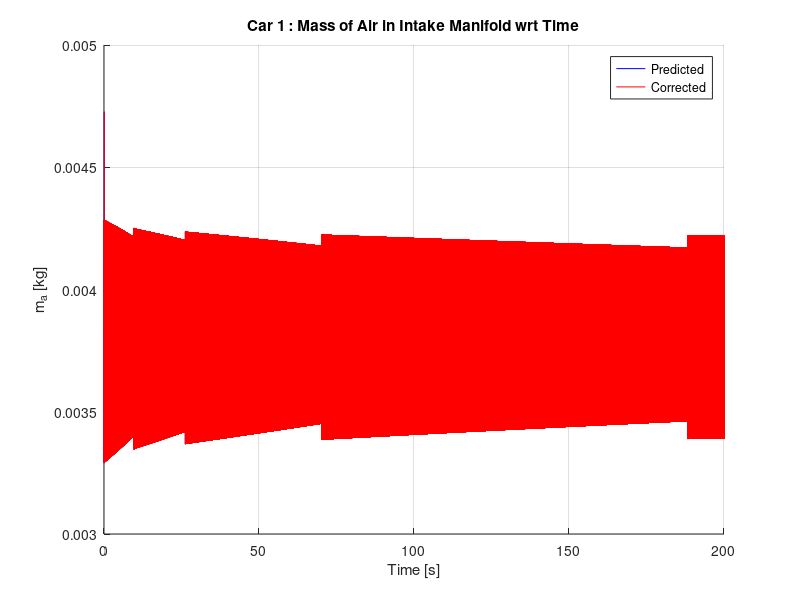
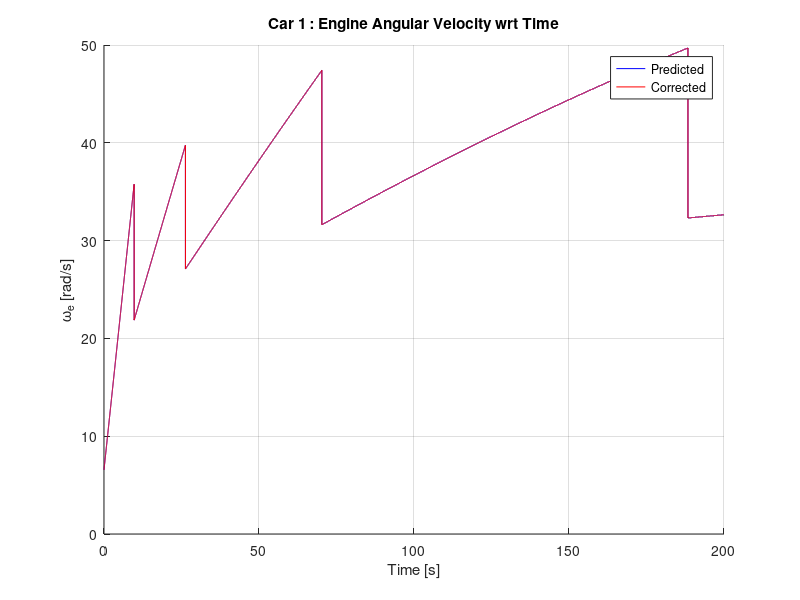

Recreate these plots in MATLAB, in order.
% Ashil Farahmand
% Recursive Iterated EKF using Modified UCB Engine Model

% Goals
% - calculate time to cross
% - down-weight following cars
% - ensure car is centered in new lane after turn
% ------------------------------------------------------------------------
% Issues with current implementation
% - Assume instantaneous pressure on controls
% - Only works with one type of car(internal characteristics of cars are identical) this constraint can easily be relaxed

tic; clc; clear; format long;

output_period = 1*10^3;            % Interval to sample integrated functions
KF_iterations = 5*10^4;                % Number of iterations for KF
integration_iterations = 1;              % Number of integrations per each KF_iteration
T = 4*10^-3;  num_of_cars = 1;

auto_transmission = logical(1);                      % 0 = (diagnostic)Manual, 1= Automatic
noise = logical(0);                                             % 0 = (diagnostic)None, 1 = White, 2 = Colored
rough = logical(0);                                            % 0 = random noise, x = noise multiplied by value of rough alternates :/- each iteration
run_optimization = logical([0; 0]);                 % 0 = (diagnostic) Do not change inputs, 1 = change inputs according to cost function
max_corrections = 1*10^4;                             % Prevents infinite loop in correction
e_correction = 10^-6;                                       % Allowable Correction Error

mode_output = [0, 0, 0, 0, 0,    0, 0, 0, 1, 1,    0, 0];
%mode_output = ones(11);

% Output Modes
% -----------------------------------------------------
% Index   |   Property
% 1              throttle angle
% 2                brake angle
% 3           steering direction
% 4            position (x2 vs. x1)
% 5            position (x vs. t)
% 6                  v_mph
% 7                  v_m/s
% 8          distance b/w cars
% 9                     ma
% 10                   we
% 11                   Tb
% 12                  gear

w = zeros(5*num_of_cars, 1); e = zeros(5*num_of_cars, 1); z = zeros(5*num_of_cars, 1); Fx = zeros(5*num_of_cars, 5*num_of_cars);

nominal_controls = zeros(3*num_of_cars);                                     % Control Vector during one KF iteration
predictions = zeros(5*num_of_cars, integration_iterations + 1);   % Holds the predictions during integration
corrections = zeros(5*num_of_cars, 2);                                             % Holds the corrected states when iterating the correction step (holds previous and next corrections)

predicted_states = zeros(5*num_of_cars, KF_iterations); corrected_states = zeros(5*num_of_cars, KF_iterations); gear_ratios = zeros(num_of_cars, KF_iterations);
predicted_opt_states = zeros(4*num_of_cars, KF_iterations);

% Topology Parameters
speed_limits = [22; 50; 10];            % Speed limits (left turn, straight, right turn)
lane_width = 3.5; line_separation = .1;

% Used by cost function
iteration_to_start_optimization = 10;                                % KF_iteration to start optimization
safe_distance = [2; 2];                                                            % Safe distance to maintain around each respective vehicle
safety_margin = 0;                                                                 % Additional distance to maintain between vehicles
direction = [0; 0];                                                                   % 1 - Left turn, 2 - Straight, 3 - Right turn
order = zeros(num_of_cars, 1);                                           % Order of cars going through the intersection
steady_speed_t_angles = [6.91049; 11.77215; 3.52779];    % Throttle angles to maintain a steady speed at the speed limit
acc_profile = [0.4620; 0.2734; 0.1770; 0.09442; .08650];     % Acceleration values for different velocity ranges
braking_distances = [0; 0];                                                    % Distance from intersection to begin braking in preparation for turn
target_speed = speed_limits(2);                                           % Used in optimization to signal a necessary acceleration or brake
brake_decel_rates = [-2.037; -4];                                           % Steady state deceleration at corresponding brake angle
brake_decel_angles = [19; 38];                                              % Brake angles to achieve corresponding brake decel rates
steering_angle_increment = [ (90*T*4*speed_limits(1)*1609.344)/(3*pi*lane_width*3600); (90*T*4*speed_limits(3)*1609.344)/(pi*lane_width*3600) ];

% Assign Initial Conditions
K = I(5*num_of_cars); G = I(5*num_of_cars); Q = I(5*num_of_cars);
q = [.01; .01; 10^-10; .01; 100]; % Covariances of process and observation noise
for i = 1:num_of_cars    Q(5*i - 4, 5*i - 4) =  q(1);    Q(5*i - 3, 5*i - 3) = q(2);    Q(5*i - 2, 5*i - 2) = q(3);    Q(5*i - 1, 5*i - 1) = q(4);    Q(5*i - 0, 5*i - 0) = q(5); end
sigma = Q; Rk = Q;

delta_t = T/integration_iterations;                           % One KF_interval time is integration_iterations*delta_t = T
k = zeros(4, 5*num_of_cars);                                    % RK4 variables; one col/SV
RK_states = zeros(5*num_of_cars, 1);                     % state vector
u = zeros(3*num_of_cars, KF_iterations);               % control vector
Jtg_current = zeros(num_of_cars, 1);
MAX = 0.684; R = 8.3145; Tm = 333; Mair = .02897; Vm = .00447; Patm = 101325; c_PR = (R*Tm)/(Patm*Mair*Vm);
Ve = .0049; c_1 = Ve/(4*pi*Vm);
normal_shift_speeds = [0; 7; 15; 25; 45];      % Speed to shift
fast_shift_speeds = [11; 20; 35; 55];              % Speeds to shift under max acceleration
Rg = [0.4167; 0.6817; 1; 1.4993; 2.3058];
c_2 = 1018686; Ca = 0.53384; h = 0.33; Fr = 167.27; Je = 0.2630; Jtg = [0.08202; 0.07592; 0.11388; 0.13150]; Jw = 5.13; M = 2148; Kb = 300; Tau_bv = 0.1;

% Pre-Processing

% Assign braking distances
x = ( (speed_limits(2) - speed_limits(1:2:3))*(1609.344/3600))/(-brake_decel_rates(2));
braking_distances = -.5*brake_decel_rates(2)*x.^2 + speed_limits(1:2:3)*(1609.344/3600).*x + lane_width;

% Car 1
car = 1;
direction(car) = 1;
gear_ratios(car, 1) = Rg(1);
predictions(5*car - 4, 1) = -1000;
predictions(5*car - 3, 1) = -lane_width/2;
predictions(5*car - 2, 1) = 0.00472741455026;
predictions(5*car - 1, 1) = 6.56588430051625;
u(3*car - 2, 1:KF_iterations) = 85;
%u(3*car - 2, 1:iteration_to_start_optimization) = 11.77215;
u(3*car - 0, 1:KF_iterations) = 0;

% Car 2
car = 2;
if(num_of_cars > 1)
direction(car) = 1;
gear_ratios(car, 1) = Rg(5);
predictions(5*car - 4, 1) = -lane_width/2;
predictions(5*car - 3, 1) = 200;
predictions(5*car - 2, 1) = .0034558;
predictions(5*car - 1, 1) = 45 * (1609.344/3600) * (1/(h*gear_ratios(car, 1)) );
u(3*car - 2, 1:iteration_to_start_optimization) = 11.77215;
u(3*car - 0, 1:KF_iterations) = 270;
end

predicted_states(:, 1) = predictions(:, 1); corrected_states(:, 1) = predictions(:, 1);

% Begin to iterate (index 1 holds the ICs)
for KF_interval = 1:KF_iterations    
    
    % Run Optimization
    if((sum(run_optimization) > 0) & (KF_interval > iteration_to_start_optimization))       % At least one car needs to be optimized then true
        ETA = zeros(num_of_cars, 1);
        
        % Find ETA of each car based on current states (Cost Function)
        for i = 1:num_of_cars
            d = max( abs(corrected_states(5*i - 4, KF_interval)), abs(corrected_states(5*i - 3, KF_interval)) ) - lane_width - safe_distance(i);
            
            % Too close for changing plans (ETA < 0 then no change of control vars)
            if(d < braking_distances(ceil(direction(i)*.6)))                ETA(i) = -i;                run_optimization(i) = 0;
            elseif(direction(i) == 1)
                k(1) = ( max( abs(corrected_states(5*i - 4, KF_interval)), abs(corrected_states(5*i - 3, KF_interval)) ) - safe_distance(i) - braking_distances(1))/(corrected_states(5*i - 1, KF_interval)*h*gear_ratios(i, KF_interval));
                k(2) = (braking_distances(1) - lane_width)/((speed_limits(2)/2 - speed_limits(1)/2)*1609.344/3600);
                k(3) = (3*lane_width*pi/4)/(speed_limits(1)*1609.344/3600);
                ETA(i) = k(1) + k(2) + k(3);
            elseif(direction(i) == 3)
                k(1) = ( max( abs(corrected_states(5*i - 4, KF_interval)), abs(corrected_states(5*i - 3, KF_interval)) ) - safe_distance(i) - braking_distances(2))/(corrected_states(5*i - 1, KF_interval)*h*gear_ratios(i, KF_interval));
                k(2) = (braking_distances(2) - lane_width)/((speed_limits(2)/2 - speed_limits(3)/2)*1609.344/3600);
                k(3) = (lane_width*pi/4)/(speed_limits(3)*1609.344/3600);
                ETA(i) = k(1) + k(2) + k(3);
            else
                d = max( abs(corrected_states(5*i - 4, KF_interval)), abs(corrected_states(5*i - 3, KF_interval)) ) - lane_width - safe_distance(i) + 2*lane_width;
                ETA(i) = d/(corrected_states(5*i - 1, KF_interval)*gear_ratios(i, KF_interval)*h);               % Holds ETA of each car
            end
        end
        
        % Sort the ETAs in ascending optimization order (duplicateETAs yield error)
        order = sort(ETA);
        for i = 1:num_of_cars            order(i) = find(order(i) == ETA);        end
                
        % Perform Optimization (assume only 1 car first)
        x = [0; 0];        v = 0;        a = 0;        k = zeros(1, 2);
        
        for i = 1:num_of_cars
            delay = 0;                                  % Time delay to avoid collision
            collision_points = 0;               % Indices where a collision will occur with current trajectory plan
            while(run_optimization(order(i)) == 1)
                x = [corrected_states(5*order(i) - 4, KF_interval); corrected_states(5*order(i) - 3, KF_interval)];
                v = corrected_states(5*order(i) - 1, KF_interval)*h*gear_ratios(order(i), KF_interval);
                v_mph = v*3600/1609.344;                target_speed = speed_limits(2)*1609.344/3600;                a = -brake_decel_rates(1)/100;                k(2) = 1;
                source = find(max(abs(x)) == abs(x));                sink = find(min(abs(x)) == abs(x));
                u(3*order(i) - 2, KF_interval:KF_iterations) = 0;                u(3*order(i) - 1, KF_interval:KF_iterations) = 0;                u(3*order(i) - 0, KF_interval:KF_iterations) = u(3*order(i) - 0, 1);
                
                if( (direction(order(i)) == 1) || (direction(order(i)) == 3) )
                    for j = KF_interval:KF_iterations
                        if((sum(size(collision_points)) - 2) > 0) % If original trajectory is invalid, delay some then proceed normally
                            a = a*exp(-T/Tau_bv) + brake_decel_rates(1)/100;                            u(3*order(i) - 1, j) = brake_decel_angles(1);                            k(1) = a;
                            
                            if(v_mph < (speed_limits(2) - delay) )                                collision_points = 1;                            end
                        elseif( abs(x(source)) > braking_distances(ceil(direction(order(i))*.6)) )   % Have not met decel area yet
                            u(3*order(i) - 2, j) = 85;
                            
                            if(collision_points == 1)                                k(1) = k(1)*exp(-T/Tau_bv);
                            else                                k(1) = 0;                            end
                            
                            if(v > target_speed)                                                         a = 0;                                u(3*order(i) - 2, j) = steady_speed_t_angles(2);
                            elseif(v_mph > 47)                                                          a = k(1) + acc_profile(5);
                            elseif(v_mph > fast_shift_speeds(3))                            a = k(1) + acc_profile(4);
                            elseif(v_mph > fast_shift_speeds(2))                            a = k(1) + acc_profile(3);
                            elseif(v_mph > fast_shift_speeds(1))                            a = k(1) + acc_profile(2);
                            else                                                                                     a = k(1) + acc_profile(1);                            end
                        elseif( (abs(x(source)) > lane_width) && (v < target_speed - 0.391) )      % In decel area and below target speed
                            u(3*order(i) - 2, j) = 85;                            target_speed = brake_decel_rates(2)*T + target_speed;                            k(1) = k(1)*exp(-T/Tau_bv);
                            
                            if(v_mph > 47)                                                                a = k(1) + acc_profile(5);
                            elseif(v_mph > fast_shift_speeds(3))                            a = k(1) + acc_profile(4);
                            elseif(v_mph > fast_shift_speeds(2))                            a = k(1) + acc_profile(3);
                            elseif(v_mph > fast_shift_speeds(1))                            a = k(1) + acc_profile(2);
                            else                                                                                     a = k(1) + acc_profile(1);                            end                            
                        elseif( (abs(x(source)) > lane_width) && (v >= target_speed - 0.391) )      % In decel area and at target speed
                            if(k(1) > 0)                                a = -brake_decel_rates(2)/100 + k(1)/100;                                k(1) = -1;                                '*',                            end
                            
                            a = a*exp(-T/Tau_bv) + brake_decel_rates(2)/100;                            u(3*order(i) - 1, j) = brake_decel_angles(2);
                            target_speed = a*T + target_speed;                            collision_points = 1;
                        elseif( (abs(x(source)) <= lane_width) && (abs(x(sink)) <= lane_width) )   % Begin turning manuever(inside Isection)
                            if(collision_points == 1)
                                steering_angle_increment = [ (90*T*4*(v_mph - 0.5)*1609.344)/(3*pi*lane_width*3600); (90*T*4*(v_mph - 0.5)*1609.344)/(pi*lane_width*3600) ];
                                collision_points = 0;
                            end
                            
                            a = a*exp(-T/Tau_bv);                            target_speed = speed_limits(2)*1609.344/3600;                            
                            u(3*order(i) - 2, j) = steady_speed_t_angles(direction(order(i)));
                            u(3*order(i), j) = u(3*order(i), j - 1) - (direction(order(i)) - 2)*steering_angle_increment( ceil(direction(order(i))*.6) );
                        elseif(abs(x(sink)) > lane_width)                                                                        % Out of intersection moving away
                            u(3*order(i) - 2, j) = 85;                            u(3*order(i) - 0, j) = u(3*order(i), 1) - (direction(order(i)) - 2)*90;
                            
                            if(v > target_speed)                                                         a = 0;                                u(3*order(i) - 2, j) = steady_speed_t_angles(2);
                            elseif(v_mph > 47)                                                          a = acc_profile(5);
                            elseif(v_mph > fast_shift_speeds(3))                            a = acc_profile(4);
                            elseif(v_mph > fast_shift_speeds(2))                            a = acc_profile(3);
                            elseif(v_mph > fast_shift_speeds(1))                            a = acc_profile(2);
                            else                                                                                     a = acc_profile(1);                            end
                        end
                        
                        x(1) = (.5*a*T^2 + v*T)*cos(u(3*order(i), j)*pi/180) + x(1);
                        x(2) = (.5*a*T^2 + v*T)*sin(u(3*order(i), j)*pi/180) + x(2);
                        v = a*T + v;                        v_mph = v*3600/1609.344;
                        predicted_opt_states((4*order(i) - 3:4*order(i)), j) = [x(1); x(2); v_mph; a];
                    end
                else      % If not turning, then go straight
                    for j = KF_interval:KF_iterations                        
                        if((sum(size(collision_points)) - 2) > 0)     % If original trajectory is invalid, delay some then proceed normally
                            a = a*exp(-T/Tau_bv) + brake_decel_rates(1)/100;                            u(3*order(i) - 1, j) = brake_decel_angles(1);                            k(1) = a;
                            
                            if(v_mph < (speed_limits(2) - delay))                                collision_points = 1;                            end
                        else
                            u(3*order(i) - 2, j) = 85;
                            
                            if(collision_points == 1)                                k(1) = k(1)*exp(-T/Tau_bv);
                            else                                k(1) = 0;                            end
                            
                            if(v > target_speed)                                                         a = 0;                                u(3*order(i) - 2, j) = steady_speed_t_angles(2);
                            elseif(v_mph > 47)                                                          a = k(1) + acc_profile(5);
                            elseif(v_mph > fast_shift_speeds(3))                            a = k(1) + acc_profile(4);
                            elseif(v_mph > fast_shift_speeds(2))                            a = k(1) + acc_profile(3);
                            elseif(v_mph > fast_shift_speeds(1))                            a = k(1) + acc_profile(2);
                            else                                                                                     a = k(1) + acc_profile(1);                            end
                        end
                        
                        x(1) = (.5*a*T^2 + v*T)*cos(u(3*order(i), j)*pi/180) + x(1);
                        x(2) = (.5*a*T^2 + v*T)*sin(u(3*order(i), j)*pi/180) + x(2);
                        v = a*T + v;                        v_mph = v*3600/1609.344;
                        predicted_opt_states((4*order(i) - 3:4*order(i)), j) = [x(1); x(2); v_mph; a];
                    end
                end
                
                % Compare trajectory plan to plans of all preceding cars
                if(i > 1)
                    for car = 1:(i - 1)
                        x = sqrt( (predicted_opt_states(4*order(i) - 3, 1:KF_iterations) - predicted_opt_states(4*order(car) - 3, 1:KF_iterations)).^2 + (predicted_opt_states(4*order(i) - 2, 1:KF_iterations) - predicted_opt_states(4*order(car) - 2, 1:KF_iterations)).^2 );
                        collision_points = find(x < (safe_distance(order(i)) + safe_distance(order(car)) + safety_margin));                        
                        
                        if((sum(size(collision_points)) - 2) > 0)                            delay = delay + 0.5;
                        else                        run_optimization(order(i)) = 0;                        end
                    end                    
                else                    run_optimization(order(i)) = 0;                end
                
            end
        end
        toc
    elseif(KF_interval <= iteration_to_start_optimization)
        for i = 1:num_of_cars
            predicted_opt_states(4*i - 3, KF_interval) = corrected_states(5*i - 4, KF_interval);
            predicted_opt_states(4*i - 2, KF_interval) = corrected_states(5*i - 3, KF_interval);
            predicted_opt_states(4*i - 1, KF_interval) = corrected_states(5*i - 1, KF_interval)*h*gear_ratios(i, KF_interval)*3600/1609.344;
            predicted_opt_states(4*i - 0, KF_interval) = 0;
        end
    end
    
    % Assign nominal controls
    predictions(:, 1) = corrected_states(:, KF_interval);
    nominal_controls = u(:, KF_interval);
    
    if(auto_transmission == 1)
        % Transmission
        for car = 1:num_of_cars
            v =  gear_ratios(car, KF_interval)*h*predictions(5*car - 1, 1);
            v_mph = v*(3600/1609.344);                        % Convert m/s -> mph
    
            if( (nominal_controls(3*car - 2) == 85) && (v_mph > normal_shift_speeds(2)) )
                % Down shift for better acceleration                
                if(v_mph > fast_shift_speeds(4))                              gear_ratios(car, KF_interval + 1) = Rg(5);                        Jtg_current(car) = Jtg(4);
                elseif(v_mph > fast_shift_speeds(3))                        gear_ratios(car, KF_interval + 1) = Rg(4);                        Jtg_current(car) = Jtg(4);
                elseif(v_mph > fast_shift_speeds(2))                        gear_ratios(car, KF_interval + 1) = Rg(3);                        Jtg_current(car) = Jtg(3);
                elseif(v_mph > fast_shift_speeds(1))                        gear_ratios(car, KF_interval + 1) = Rg(2);                        Jtg_current(car) = Jtg(2);
                else                                                                                 gear_ratios(car, KF_interval + 1) = Rg(1);                        Jtg_current(car) = Jtg(1);
                end
            elseif(v_mph > normal_shift_speeds(5))                    gear_ratios(car, KF_interval + 1) = Rg(5);                    Jtg_current(car) = Jtg(4);
            elseif(v_mph > normal_shift_speeds(4))                    gear_ratios(car, KF_interval + 1) = Rg(4);                    Jtg_current(car) = Jtg(4);
            elseif(v_mph > normal_shift_speeds(3))                    gear_ratios(car, KF_interval + 1) = Rg(3);                    Jtg_current(car) = Jtg(3);
            elseif(v_mph > normal_shift_speeds(2))                    gear_ratios(car, KF_interval + 1) = Rg(2);                    Jtg_current(car) = Jtg(2);
            else                                                                                   gear_ratios(car, KF_interval + 1) = Rg(1);                    Jtg_current(car) = Jtg(1);
            end
               
            predictions(5*car - 1, 1) = v/(gear_ratios(car, KF_interval + 1)*h);                % Adjusts the engine velocity if gear shift occurs
        end
    end

    % Prediction
    for integration_interval = 1:integration_iterations        
        RK_states = predictions(:, integration_interval);
        
        for j = 1:4
            k(1:5:5*num_of_cars, j) = gear_ratios(:, KF_interval)*h.*RK_states(4:5:5*num_of_cars).*cos(nominal_controls(3:3:3*num_of_cars)*pi/180);
            k(2:5:5*num_of_cars, j) = gear_ratios(:, KF_interval)*h.*RK_states(4:5:5*num_of_cars).*sin(nominal_controls(3:3:3*num_of_cars)*pi/180);
            
            d_ma_i = MAX*( (nominal_controls(1:3:3*num_of_cars)/85).^2 ).*( (-4.9958)*(c_PR*RK_states(3:5:5*num_of_cars)).^5 + (5.8832)*(c_PR*RK_states(3:5:5*num_of_cars)).^4 + (-1.1218)*(c_PR*RK_states(3:5:5*num_of_cars)).^3 + (-.6579)*(c_PR*RK_states(3:5:5*num_of_cars)).^2 + (-.1278)*(c_PR*RK_states(3:5:5*num_of_cars)) + 1.0104 );
            d_ma_o = c_1*(24.5*RK_states(4:5:5*num_of_cars).*RK_states(3:5:5*num_of_cars).^2 - 0.167*RK_states(4:5:5*num_of_cars).*RK_states(3:5:5*num_of_cars) + (8.10*10^(-4))*RK_states(4:5:5*num_of_cars) - (3.10*10^(-4))*RK_states(3:5:5*num_of_cars).^2 + 222*RK_states(3:5:5*num_of_cars) + 0.352).*RK_states(3:5:5*num_of_cars).*RK_states(4:5:5*num_of_cars);
    
            k(3:5:5*num_of_cars, j) = d_ma_i - d_ma_o;            
            k(4:5:5*num_of_cars, j) = ( ((c_2*d_ma_o)./RK_states(4:5:5*num_of_cars)) - (0.1056*RK_states(4:5:5*num_of_cars) + 15.10) - ((4.3*10^-6)*RK_states(4:5:5*num_of_cars).^2) - (gear_ratios(:, KF_interval).*(RK_states(5:5:(5*num_of_cars)) + Ca*(gear_ratios(:, KF_interval).^2).*(h^3).*(RK_states(4:5:(5*num_of_cars)).^2) + h*Fr)))./(Je + Jtg_current + (gear_ratios(:, KF_interval).^2)*(Jw + 4*M*h^2));
            k(5:5:5*num_of_cars, j) = (Kb*nominal_controls(2:3:3*num_of_cars) - RK_states(5:5:5*num_of_cars))/Tau_bv;
            
            if(j < 3)                RK_states = predictions(:, integration_interval) + (delta_t/2)*k(:, j);
            else                       RK_states = predictions(:, integration_interval) + (delta_t)*k(:, j);            end
        end
        
        predictions(:, integration_interval + 1) = predictions(:, integration_interval) + (delta_t/6)*( k(:, 1) + 2*k(:, 2) + 2*k(:, 3) + k(:, 4) );  % State Transition
    end
    
    for i = 1:num_of_cars
        % we constraints (if braking limit we = 0 else w = idle speed)
        if( (predictions(5*i - 1, integration_iterations + 1) < 6.5) && (u(3*i - 1, KF_interval) > 0) )                predictions(5*i - 1, integration_iterations + 1) = 10^-5;
        elseif(predictions(5*i - 1, integration_iterations + 1) < 6.5)                predictions(5*i - 1, integration_iterations + 1) = 6.5;        end
    end
    
    predicted_states(:, KF_interval + 1) = predictions(:, integration_iterations + 1);
    
    if(noise ~= 0)        % If noise == 0, skip correction step
        % Assign new values to noise dependent variables
        for i = 1:num_of_cars
            if(noise == 2)
                G(5*car - 4, 5*car  - 1) = gear_ratios(car, KF_interval)*h*cos(nominal_controls(3*car - 0)*pi/180);
                G(5*car - 3, 5*car  - 1) = gear_ratios(car, KF_interval)*h*sin(nominal_controls(3*car - 0)*pi/180);
                G(5*car - 1, 5*car  - 2) = ( (.352)*c_2*c_1 )/(  Je + Jtg_current(car) + (gear_ratios(car, KF_interval).^2)*(Jw + 4*M*h^2) );
                G(5*car - 1, 5*car  - 0) = -gear_ratios(car, KF_interval)/(  Je + Jtg_current(car) + (gear_ratios(car, KF_interval).^2)*(Jw + 4*M*h^2) );
            end
            
            w(5*i - 4) = randn*sqrt(q(1)); w(5*i - 3) = randn*sqrt(q(2)); w(5*i - 2) = randn*sqrt(q(3)); w(5*i - 1) = randn*sqrt(q(4)); w(5*i - 0) = randn*sqrt(q(5));        
            e(5*i - 4) = randn*sqrt(q(1)); e(5*i - 3) = randn*sqrt(q(2)); e(5*i - 2) = randn*sqrt(q(3)); e(5*i - 1) = randn*sqrt(q(4)); e(5*i - 0) = randn*sqrt(q(5));
        end
    
        % Creates alternating noise +\- if enabled
        if(rough ~= 0)
            if (KF_interval == 2*floor(KF_interval/2))                w = -rough*abs(w);
            else                w = rough*abs(w);            end
        end
    
        % Get new observations
        x = predicted_states(:, KF_interval + 1) + G*w;        z = x + e;
    
        % Iterated Corrections
        corrections(:, 1) = 0;        corrections(:, 2) = predicted_states(:, KF_interval + 1);

        i = 0;
        while( (max( abs(corrections(:, 2) - corrections(:, 1)) ) > e_correction) && (i < max_corrections) )
            i = i + 1;            corrections(:, 1) = corrections(:, 2);
        
            % Compute Jacobian (non-zero along block diagonal)
            for car = 1:num_of_cars
                Fx(5*car - 4, 5*car - 4) = 0;                Fx(5*car - 4, 5*car - 3) = 0;                Fx(5*car - 4, 5*car - 2) = 0;
                Fx(5*car - 4, 5*car - 1) = gear_ratios(car, KF_interval)*h*cos(nominal_controls(3*car - 0)*pi/180);
                Fx(5*car - 4, 5*car - 0) = 0;
        
                Fx(5*car - 3, 5*car - 4) = 0;                Fx(5*car - 3, 5*car - 3) = 0;                Fx(5*car - 3, 5*car - 2) = 0;
                Fx(5*car - 3, 5*car - 1) = gear_ratios(car, KF_interval)*h*sin(nominal_controls(3*car - 0)*pi/180);
                Fx(5*car - 3, 5*car - 0) = 0;
        
                Fx(5*car - 2, 5*car - 4) = 0;                Fx(5*car - 2, 5*car - 3) = 0;
                Fx(5*car - 2, 5*car - 2) = MAX*((nominal_controls(3*car - 2)/85)^2)*(5*(-4.9958)*c_PR^5*corrections(5*car - 2, 1)^4 + 4*(5.8832)*c_PR^4*corrections(5*car - 2, 1)^3 + 3*(-1.1218)*c_PR^3*corrections(5*car - 2, 1)^2 + 2*(-.6579)*c_PR^2*corrections(5*car - 2, 1) + (-.1278)*c_PR) - (c_1*(3*24.5*corrections(5*car - 1, 1)^2*corrections(5*car - 2, 1)^2 - 2*0.167*corrections(5*car - 1, 1)^2*corrections(5*car - 2, 1) + 8.10*10^-4*corrections(5*car - 1, 1)^2 - 3*3.10*10^-4*corrections(5*car - 1, 1)*corrections(5*car - 2, 1)^2 + 2*222*corrections(5*car - 1, 1)*corrections(5*car - 2, 1) + 0.352*corrections(5*car - 1, 1)) );
                Fx(5*car - 2, 5*car - 1) = -c_1*(2*24.5*corrections(5*car - 1, 1)*corrections(5*car - 2, 1)^3 - 2*0.167*corrections(5*car - 1, 1)*corrections(5*car - 2, 1)^2 + 2*8.10*10-4*corrections(5*car - 1, 1)*corrections(5*car - 2, 1) - 3.10*10^-4*corrections(5*car - 2, 1)^3 + 222*corrections(5*car - 2, 1)^2 + 0.352*corrections(5*car - 2, 1));
                Fx(5*car - 2, 5*car - 0) = 0;
        
                Je_star = Je + Jtg_current(car) + (gear_ratios(car, KF_interval)^2)*(Jw + 4*M*h^2);
        
                Fx(5*car - 1, 5*car - 4) = 0;                Fx(5*car - 1, 5*car - 3) = 0;
                Fx(5*car - 1, 5*car - 2) = (c_1*c_2/Je_star)*( 3*24.5*corrections(5*car - 1, 1)*corrections(5*car - 2, 1)^2 - 2*0.167*corrections(5*car - 1, 1)*corrections(5*car - 2, 1) + 8.10*10^-4*corrections(5*car - 1, 1) - 3*3.10*10^-4*corrections(5*car - 2, 1)^2 + 2*222*corrections(5*car - 2, 1) + 0.352 );
                Fx(5*car - 1, 5*car - 1) = (1/Je_star)*( (c_1*c_2*(24.5*corrections(5*car - 2, 1)^3 - 0.167*corrections(5*car - 2, 1)^2 + 8.10*10^-4*corrections(5*car - 2, 1) ) - 0.1056 - 2*(4.3*10^-6)*corrections(5*car - 1, 1) - 2*Ca*gear_ratios(car, KF_interval)^3*h^3*corrections(5*car - 1, 1)) );
                Fx(5*car - 1, 5*car - 0) = -gear_ratios(car, KF_interval)/Je_star;
       
                Fx(5*car - 0, 5*car - 4) = 0;                Fx(5*car - 0, 5*car - 3) = 0;                Fx(5*car - 0, 5*car - 2) = 0;                Fx(5*car - 0, 5*car - 1) = 0;
                Fx(5*car - 0, 5*car - 0) = -1/Tau_bv;
            end
            
            phi = I(5*num_of_cars) + Fx*T;            Q = G*Q*G'*T;            sigma = phi*sigma*phi' + Q;
            K = sigma*Fx'*inv(Fx*sigma*Fx' + Rk);            sigma = (I(5*num_of_cars) - K*Fx)*sigma;
    
            corrections(:, 2) = corrections(:, 1) + K*(z - predicted_states(:, KF_interval + 1));
        end
        if( i > 1 )            [KF_interval            i],        end
        
        % Force physical and model constraints
        for i = 1:num_of_cars
            if(corrections(5*i, 2) < 0)                corrections(5*i, 2) = 0;            end            % Force Tb > 0
        
            % we constraints (if braking limit we = 0 else w = idle speed)
            if( (corrections(5*i - 1, 2) < 6.5) && (u(3*i - 1, KF_interval) > 0) )                corrections(5*i - 1, 2) = 10^-5;
            elseif(corrections(5*i - 1, 2) < 6.5)                corrections(5*i - 1, 2) = 6.5;            end
        end
    
        corrected_states(:, KF_interval + 1) = corrections(:, 2);
    else
        corrected_states(:, KF_interval + 1) = predicted_states(:, KF_interval + 1);
    end    
    
end

% Post Processing
i = 0;

if(mode_output(1) == 1)
    i = i + 1;    figure(i);
    
    % Plot Throttle
    for j = 1:num_of_cars
        subplot(num_of_cars, 1, j);        hold on;        grid;
        plot((1:KF_iterations)*T, u(3*j - 2, 1:KF_iterations), 'blue');
        title(['Car ', int2str(j), ' : Throttle Angle wrt Time']);    xlabel('Time [s]');    ylabel('\alpha [deg]');
    end
end

if(mode_output(2) == 1)
    i = i + 1;    figure(i);
    
    % Plot Brake Angle
    for j = 1:num_of_cars
        subplot(num_of_cars, 1, j);        hold on;        grid;
        plot((1:KF_iterations)*T, u(3*j - 1, 1:KF_iterations), 'blue');
        title(['Car ', int2str(j), ' : Brake Angle wrt Time']);    xlabel('Time [s]');    ylabel('\beta [deg]');
    end
end

if(mode_output(3) == 1)
    i = i + 1;    figure(i);
    
    % Plot Steering Angle
    for j = 1:num_of_cars
        subplot(num_of_cars, 1, j);        hold on;        grid;
        plot((1:KF_iterations)*T, u(3*j - 0, 1:KF_iterations), 'blue');
        title(['Car ', int2str(j), ' : Steering Angle wrt Time']);    xlabel('Time [s]');    ylabel('\theta [deg]');
    end
end

if(mode_output(4) == 1)
    i = i + 1;    figure(i);
    
    % Plot Positions (x2 vs. x1)
    for j = 1:num_of_cars
        subplot(num_of_cars, 1, j);        hold on;
        
        for k = 1:num_of_cars
            % North
            plot([ -lane_width, -lane_width ],              [ 1000, (0 + lane_width) ], 'black');            plot([ -line_separation, -line_separation ], [ 1000, (0 + lane_width) ], 'yellow');
            plot([ 0, 0 ],                                                   [ 1000, (0 + lane_width) ], 'black');            plot([ line_separation, line_separation ],    [ 1000, (0 + lane_width) ], 'yellow');
            plot([ lane_width, lane_width ],                 [ 1000, (0 + lane_width) ], 'black');
            
            % South
            plot([ -lane_width, -lane_width ],              [ -1000, (0 - lane_width) ], 'black');            plot([ -line_separation, -line_separation ], [ -1000, (0 - lane_width) ], 'yellow');
            plot([ 0, 0 ],                                                   [ -1000, (0 - lane_width) ], 'black');            plot([ line_separation, line_separation ],    [ -1000, (0 - lane_width) ], 'yellow');
            plot([ lane_width, lane_width ],                 [ -1000, (0 - lane_width) ], 'black');
            
            % West
            plot([ -1000, (0 - lane_width) ], [ lane_width, lane_width ], 'black');            plot([ -1000, (0 - lane_width) ], [ line_separation, line_separation ], 'yellow');
            plot([ -1000, (0 - lane_width) ], [ 0, 0 ], 'black');            plot([ -1000, (0 - lane_width) ], [ -line_separation, -line_separation ], 'yellow');
            plot([ -1000, (0 - lane_width) ], [ -lane_width, -lane_width ], 'black');
            
            % East
            plot([ (0 + lane_width), 1000 ], [ lane_width, lane_width ], 'black');            plot([ (0 + lane_width), 1000 ], [ line_separation, line_separation ], 'yellow');
            plot([ (0 + lane_width), 1000 ], [ 0 0 ], 'black');            plot([ (0 + lane_width), 1000 ], [ -line_separation, -line_separation ], 'yellow');
            plot([ (0 + lane_width), 1000 ], [ -lane_width, -lane_width ], 'black');
        end
        
        plot(corrected_states(5*j - 4, 1), corrected_states(5*j - 3, 1), 'red O');
        p = plot(predicted_states(5*j - 4, 1:KF_iterations), predicted_states(5*j - 3, 1:KF_iterations), 'blue');
        c = plot(corrected_states(5*j - 4, 1:KF_iterations), corrected_states(5*j - 3, 1:KF_iterations), 'red');
        o = plot(predicted_opt_states(4*j - 3, 1:KF_iterations), predicted_opt_states(4*j - 2, 1:KF_iterations), 'green');
        title(['Car ', int2str(j), ' : Position']);    xlabel('x_1 [m]');    ylabel('x_2 [m]');
        legend([p c o], 'Predicted', 'Corrected', 'Optimization', 'Location', 'Best');
    end
end

if(mode_output(5) == 1)
    i = i + 1;    figure(i);    count = 0;
    
    % Plot Position [x vs. t]
    for j = 1:num_of_cars
        for k = 1:2
            count = count + 1;
            subplot(num_of_cars, 2, count);        grid;        hold on;
            p = plot((1:KF_iterations)*T, predicted_states(5*j - 5 + k, 1:KF_iterations), 'blue');
            c = plot((1:KF_iterations)*T, corrected_states(5*j - 5 + k, 1:KF_iterations), 'red');
            o = plot((1:KF_iterations)*T, predicted_opt_states(4*j - 4 + k, 1:KF_iterations), 'green');
            title(['Car ', int2str(j), ' : x', int2str(k), ' wrt Time']);    xlabel('Time [s]');    ylabel(['x', int2str(k)]);
            %legend([p c o], 'Predicted', 'Corrected', 'Optimization', 'Location', 'Best');
        end
    end
end

if(mode_output(6) == 1)
    i = i + 1;    figure(i);
    
    % Plot Velocity [MPH]
    for j = 1:num_of_cars
        subplot(num_of_cars, 1, j);        grid;        hold on;
        p = plot((1:KF_iterations)*T, predicted_states(5*j - 1, 1:KF_iterations)*h.*gear_ratios(j, 1:KF_iterations)*(3600/1609.344), 'blue');
        c = plot((1:KF_iterations)*T, corrected_states(5*j - 1, 1:KF_iterations)*h.*gear_ratios(j, 1:KF_iterations)*(3600/1609.344), 'red');
        o = plot((1:KF_iterations)*T, predicted_opt_states(4*j - 1, 1:KF_iterations), 'green');
        title(['Car ', int2str(j), ' : Velocity wrt Time']);    xlabel('Time [s]');    ylabel('V [MPH]');
        legend([p c o], 'Predicted', 'Corrected', 'Optimization', 'Location', 'Best');
    end
end

if(mode_output(7) == 1)
    i = i + 1;    figure(i);
    
    % Plot Velocity [m/s]
    for j = 1:num_of_cars
        subplot(num_of_cars, 1, j);    grid;    hold on;
        p = plot((1:KF_iterations)*T, predicted_states(5*j - 1, 1:KF_iterations).*gear_ratios(j, 1:KF_iterations)*h, 'blue');
        c = plot((1:KF_iterations)*T, corrected_states(5*j - 1, 1:KF_iterations).*gear_ratios(j, 1:KF_iterations)*h, 'red');
        o = plot((1:KF_iterations)*T, predicted_opt_states(4*j - 1, 1:KF_iterations)*1609.344/3600, 'green');
        title(['Car ', int2str(j), ' : Velocity wrt Time']);    xlabel('Time [s]');    ylabel('V [m/s]');
        legend([p c o], 'Predicted', 'Corrected', 'Optimization', 'Location', 'Best');
    end
end

if(mode_output(8) == 1)
    if(num_of_cars > 1)
        i = i + 1;    figure(i);
        count = 0;
    
        if(num_of_cars > 3)        rows = num_of_cars*(num_of_cars - 1)/4;        cols = 2;
        else        rows = num_of_cars*(num_of_cars - 1)/2;        cols = 1;
        end
    
        % Plot Distance between Cars
        for j = 1:(num_of_cars - 1)
            for k = (j + 1):num_of_cars
                predicted_distance = sqrt(( predicted_states(5*j - 4, 1:KF_iterations) - predicted_states(5*k - 4, 1:KF_iterations) ).^2 + ( predicted_states(5*j - 3, 1:KF_iterations) - predicted_states(5*k - 3, 1:KF_iterations) ).^2);
                corrected_distance = sqrt(( corrected_states(5*j - 4, 1:KF_iterations) - corrected_states(5*k - 4, 1:KF_iterations) ).^2 + ( corrected_states(5*j - 3, 1:KF_iterations) - corrected_states(5*k - 3, 1:KF_iterations) ).^2);
                optimization = sqrt(( predicted_opt_states(4*j - 3, 1:KF_iterations) - predicted_opt_states(4*k - 3, 1:KF_iterations) ).^2 + ( predicted_opt_states(4*j - 2, 1:KF_iterations) - predicted_opt_states(4*k - 2, 1:KF_iterations) ).^2);
    
                count = count + 1;
                subplot(rows, cols, count);
                hold on;            grid;
                p = plot((1:KF_iterations)*T, predicted_distance(1:KF_iterations), 'blue');
                c = plot((1:KF_iterations)*T, corrected_distance(1:KF_iterations), 'red');
                o = plot((1:KF_iterations)*T, optimization(1:KF_iterations), 'green');
                collision = plot([0 KF_iterations*T], ( safe_distance(j) + safe_distance(k) )*[1 1], 'black');
                title(['Distance b/w Cars ', int2str(j), ' and ', int2str(k) ' wrt Time']);    xlabel('Time [s]');    ylabel('Distance [m]');
                legend([p c o collision], 'Predicted', 'Corrected', 'Optimization', 'Collision Threshold', 'Location', 'Best');
            end
        end
    end
end

if(mode_output(9) == 1)
    i = i + 1;    figure(i);
    
    % Plot Mass of Air in Intake Manifold
    for j = 1:num_of_cars
        subplot(num_of_cars, 1, j);        grid;    hold on;
        p = plot((1:KF_iterations)*T, predicted_states(5*j - 2, 1:KF_iterations), 'blue');
        c = plot((1:KF_iterations)*T, corrected_states(5*j - 2, 1:KF_iterations), 'red');
        title(['Car ', int2str(j), ' : Mass of Air in Intake Manifold wrt Time']);    xlabel('Time [s]');    ylabel('m_a [kg]');
        legend([p c], 'Predicted', 'Corrected', 'Location', 'Best');
    end
end

if(mode_output(10) == 1)
    i = i + 1;    figure(i);
    
    % Plot Engine Angular Velocity
    for j = 1:num_of_cars
        subplot(num_of_cars, 1, j);    grid;    hold on;
        p = plot((1:KF_iterations)*T, predicted_states(5*j - 1, 1:KF_iterations), 'blue');
        c = plot((1:KF_iterations)*T, corrected_states(5*j - 1, 1:KF_iterations), 'red');
        title(['Car ', int2str(j), ' : Engine Angular Velocity wrt Time']);    xlabel('Time [s]');    ylabel('\omega_e [rad/s]');
        legend([p c], 'Predicted', 'Corrected', 'Location', 'Best');
    end
end

if(mode_output(11) == 1)
    i = i + 1;    figure(i);
    
    % Plot Brake Torque
    for j = 1:num_of_cars
        subplot(num_of_cars, 1, j);    grid;    hold on;
        p = plot((1:KF_iterations)*T, predicted_states(5*j - 0, 1:KF_iterations), 'blue');
        c = plot((1:KF_iterations)*T, corrected_states(5*j - 0, 1:KF_iterations), 'red');
        title(['Car ', int2str(j), ' : Brake Torque wrt Time']);    xlabel('Time [s]');    ylabel('T_b [N*m]');
        legend([p c], 'Predicted', 'Corrected', 'Location', 'Best');
    end
end

if(mode_output(12) == 1)
    i = i + 1;    figure(i);
    
    for j = 1:num_of_cars        for k = 1:KF_iterations            gear_ratios(j, k) = find(Rg == gear_ratios(j, k));        end,    end
        
    % Plot Gear
    for j = 1:num_of_cars
        subplot(num_of_cars, 1, j);    grid;    hold on;
        p = plot((1:KF_iterations)*T, gear_ratios(j, 1:KF_iterations), 'red');
        title(['Car ', int2str(j), ' : Gear wrt Time']);    xlabel('Time [s]');    ylabel('Gear');
    end
end

toc

% Integration Results
(0:output_period:5*output_period)*T
predicted_states(3, 1:output_period:6*output_period)
predicted_states(4, 1:output_period:6*output_period) % Output results of we for 5 steps